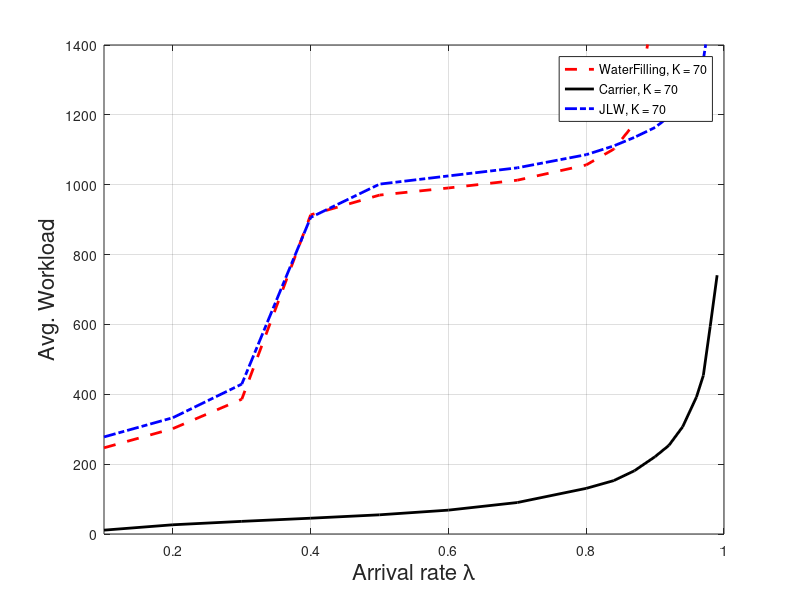

The MATLAB script that drew this image:
%% THIS ONE IS WHEN POWER WEIGHT K = 70
%% WE CAN SEE THE DIFFERENCE IS PRETTY OBVIOUS
%% TO BE STABLE OR TO BE SAVING
%% NEW ALGORITHM IS PRETTY WISE ON THIS POINT

WF=[ 0.1	  246.715145	    2.732726	 290.1180359
 0.2	  301.731813	    5.180912	 342.6373462
 0.3	  385.848574	     5.94138	 392.6732211
 0.4	  913.675391	    8.006575	 659.1950556
 0.5	   970.30143	   11.609035	 682.0470042
 0.6	  990.702507	    14.06421	  701.952631
 0.7	 1012.942001	   15.385315	 724.2227208
 0.8	 1056.577056	    15.89795	 742.0197336
0.84	 1101.856089	    15.96439	 754.0291217
0.87	 1175.214133	   15.989085	 776.6201101
 0.9	 1530.722755	   15.996505	 920.7238191];

JLW=[ 0.1	  277.887861	    2.850852	 213.0735621
 0.2	  332.978974	    5.309137	 147.0009015
 0.3	  429.148096	    5.960875	 161.2590379
 0.4	  906.423824	     7.25666	  367.324022
 0.5	 1001.692319	   11.394835	 335.5803093
 0.6	 1025.175188	    14.00289	 290.7644616
 0.7	 1048.362048	    15.41102	 260.2730797
 0.8	   1085.9822	   15.899145	 243.0735469
0.84	 1111.113893	   15.961425	 241.8735078
0.87	 1135.584678	    15.98495	 242.2944333
 0.9	 1163.992588	    15.99002	 246.8698014
0.92	 1194.630575	    15.99595	 252.3860366
0.94	 1241.812893	    15.99634	 264.6595327
0.96	 1308.867582	    15.99721	 283.5460869
0.97	 1357.676465	    15.99703	 298.7859626
0.98	 1484.624173	    15.99721	 339.7549882
0.99	  1589.47675	    15.99607	 373.5744754];

CA=[ 0.1	   11.044816	    5.768552	 20.30925958
 0.2	   26.412935	   10.239022	 23.12439628
 0.3	   36.201361	   13.074054	 24.35065264
 0.4	   45.248691	   14.784443	 26.67259661
 0.5	   54.949609	   15.596061	 30.41959037
 0.6	   68.336641	   15.892614	 36.35780533
 0.7	   90.118316	    15.98023	 46.86992821
 0.8	   130.66228	   15.997987	 66.23075815
0.84	  152.893419	   15.999502	 76.80812787
0.87	  181.134332	   15.999724	 90.63542932
 0.9	  221.469282	   15.999898	 109.8238085
0.92	  253.633047	   15.999926	  124.965873
0.94	  306.992806	   15.999946	 150.8550961
0.96	  392.036037	   15.999948	 191.8705657
0.97	  453.825046	   15.999948	 222.1606669
0.98	  594.607836	   15.999948	 290.8041803
0.99	  740.843895	   15.999948	  361.376835];


if(0)%% Delay
    figure(1)
    hold on
    plot(WF(:,1),(WF(:,4)),'r--','MarkerSize',10,'LineWidth',2);
    plot(CA(:,1),(CA(:,4)),'k','MarkerSize',10,'LineWidth',2);
    plot(JLW(:,1),(JLW(:,4)),'b-.','MarkerSize',10,'LineWidth',2);
    xlabel('Arrival rate \lambda','FontSize',16)
    ylabel('Avg. Delay','FontSize',16)
    grid on
    box on
    legend('WaterFilling, K = 70','Carrier, K = 70','JLW, K = 70')
    axis([0.1 1 0 900])
elseif(0) %% Power
    figure(1)
    hold on
    plot(WF(:,1),(WF(:,3)),'r--','MarkerSize',10,'LineWidth',2);
    plot(CA(:,1),(CA(:,3)),'k','MarkerSize',10,'LineWidth',2);
    plot(JLW(:,1),(JLW(:,3)),'b-.','MarkerSize',10,'LineWidth',2);
    xlabel('Arrival rate \lambda','FontSize',16)
    ylabel('Avg. Power','FontSize',16)
    grid on
    box on
    legend('WaterFilling, K = 70','Carrier, K = 70','JLW, K = 70')
else   %% Workload
    figure(1)
    hold on
    plot(WF(:,1),(WF(:,2)),'r--','MarkerSize',10,'LineWidth',2);
    plot(CA(:,1),(CA(:,2)),'k','MarkerSize',10,'LineWidth',2);
    plot(JLW(:,1),(JLW(:,2)),'b-.','MarkerSize',10,'LineWidth',2);
    xlabel('Arrival rate \lambda','FontSize',16)
    ylabel('Avg. Workload','FontSize',16)
    grid on
    box on
    legend('WaterFilling, K = 70','Carrier, K = 70','JLW, K = 70')
    axis([0.1 1 0 1400])
end